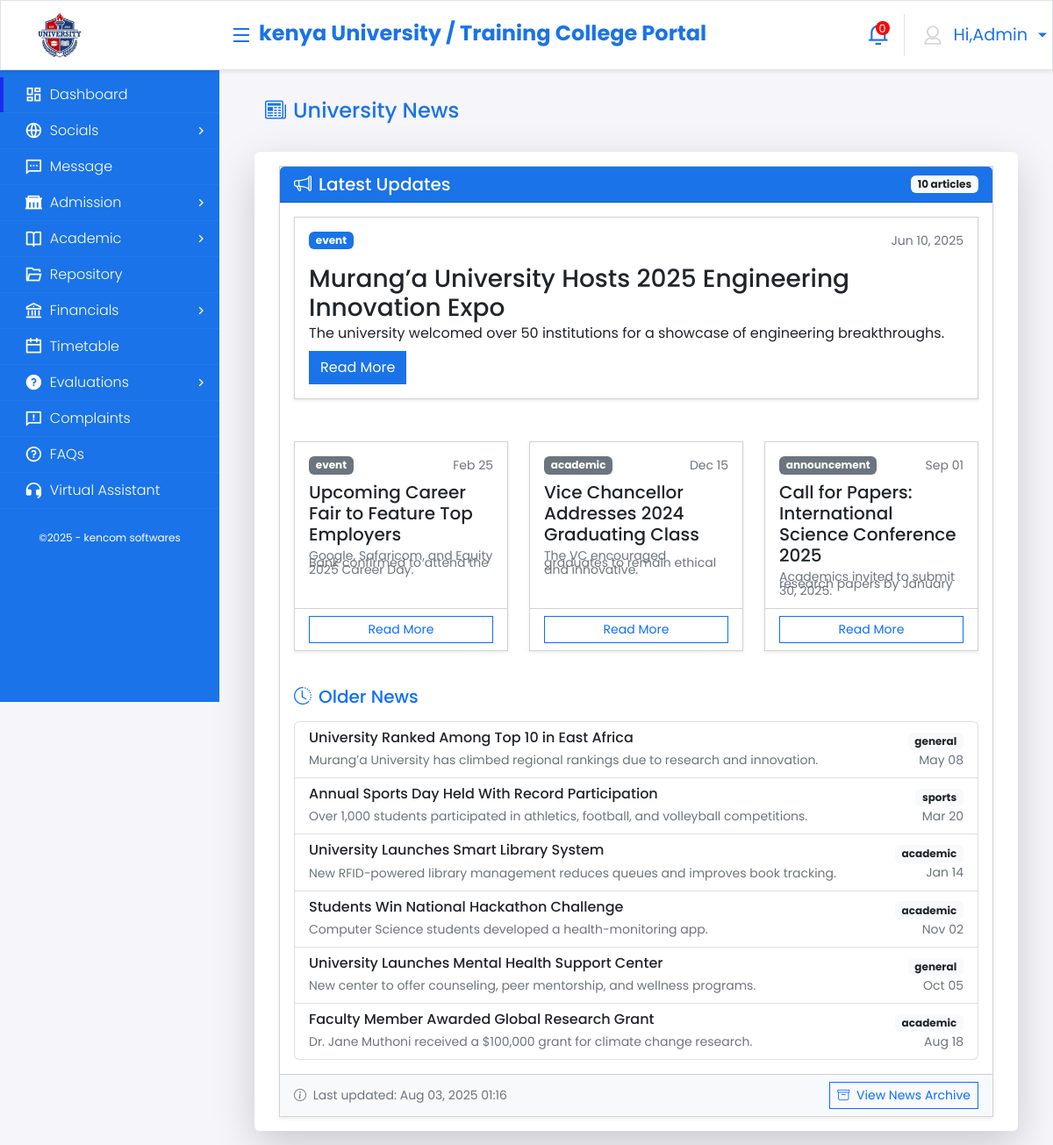
Screenshot of /news/ (signed in) with the database file from the repository.
### core_application/models.py (models this page shows, shortened)
class User(AbstractUser):
    GENDER_CHOICES = (
        ('male', 'Male'),
        ('female', 'Female'),
        ('other', 'Other'),
    )
    USER_TYPES = (
        ('admin', 'Admin'),
        ('student', 'Student'),
        ('lecturer', 'Lecturer'),
        ('professor', 'Professor'),
        ('staff', 'Staff'),
        ('registrar', 'Registrar'),
        ('dean', 'Dean'),
        ('hod', 'Head of Department'),
    )
    username = models.CharField(
        max_length=150,
        unique=True,
        validators=[
            RegexValidator(
                regex=r'^[\w.@+\-/]+$',
                message="Username can contain letters, numbers, @, ., +, -, _, and / characters only."
            )
        ],
        help_text="Required. 150 characters or fewer. Letters, digits and @/./+/-/_/ allowed."
    )
    user_type = models.CharField(max_length=20, choices=USER_TYPES)
    phone = models.CharField(max_length=15, blank=True)
    address = models.TextField(blank=True)
    gender = models.CharField(max_length=10, choices=GENDER_CHOICES, blank=True)
    date_of_birth = models.DateField(null=True, blank=True)
    profile_picture = models.ImageField(upload_to='profiles/', null=True, blank=True)
    national_id = models.CharField(max_length=20, unique=True, null=True, blank=True)
    is_active = models.BooleanField(default=True)
    created_at = models.DateTimeField(auto_now_add=True)
    updated_at = models.DateTimeField(auto_now=True)

class NewsArticle(models.Model):
    CATEGORY_CHOICES = [
        ('academic', 'Academic'),
        ('event', 'Events'),
        ('announcement', 'Announcements'),
        ('sports', 'Sports'),
        ('general', 'General'),
    ]
    title = models.CharField(max_length=200)
    summary = models.TextField()
    content = models.TextField()
    category = models.CharField(max_length=20, choices=CATEGORY_CHOICES, default='general')
    image = models.ImageField(upload_to='news_images/', blank=True, null=True)
    author = models.ForeignKey(User, on_delete=models.SET_NULL, null=True)
    publish_date = models.DateTimeField(default=timezone.now)
    is_published = models.BooleanField(default=True)
    created_at = models.DateTimeField(auto_now_add=True)
    updated_at = models.DateTimeField(auto_now=True)
    class Meta:
        ordering = ['-publish_date']
        verbose_name = 'News Article'
        verbose_name_plural = 'News Articles'

### core_application/views.py (the view)
# urls.py: path('news/', views.student_news, name='student_news'),
@login_required
def student_news(request):
    news_articles = NewsArticle.objects.filter(is_published=True).order_by('-publish_date')
    context = {
        'news_articles': news_articles,
        'featured_article': news_articles.first() if news_articles.exists() else None,
        'regular_articles': news_articles[1:4] if news_articles.count() > 1 else [],
        'older_articles': news_articles[4:] if news_articles.count() > 4 else []
    }
    return render(request, 'news/student_news.html', context)

### templates/news/student_news.html (shortened to what this page needs)
{% extends 'base.html'%}
{% load static %}
{% block content %}
<div class="container onprintContainer">
        <div class="row mt-3">
            <div class="col-md-12">
                <h4 class="primary-text"><i class="bi bi-newspaper me-2"></i>University News</h4>
            </div>
        </div>
        <div class="row shadow-lg mt-4 p-3 card default-height academic">
            <div class="col-md-12">
                <div class="card border-0 shadow-sm">
                    <div class="card-header bg-primary text-white">
                        <div class="d-flex justify-content-between align-items-center">
                            <h5 class="card-title mb-0"><i class="bi bi-megaphone me-2"></i>Latest Updates</h5>
                            <span class="badge bg-light text-dark">
                                {{ news_articles|length }} article{{ news_articles|length|pluralize }}
                            </span>
                        </div>
                    </div>
                    <div class="card-body">
                        {% if featured_article %}
                        <div class="mb-5">
                            <div class="card border-0 shadow-sm">
                                <div class="card-body">
                                    <div class="d-flex justify-content-between align-items-center mb-3">
                                        <span class="badge bg-primary">{{ featured_article.category }}</span>
                                        <small class="text-muted">{{ featured_article.publish_date|date:"M d, Y" }}</small>
                                    </div>
                                    <h3 class="card-title">{{ featured_article.title }}</h3>
                                    <p class="card-text">{{ featured_article.summary }}</p>
                                    <a href="#" class="btn btn-primary">Read More</a>
                                </div>
                            </div>
                        </div>
                        {% endif %}
                        <div class="row mb-4">
                            {% for article in regular_articles %}
                            <div class="col-md-4 mb-3">
                                <div class="card h-100 border-0 shadow-sm">
                                    <div class="card-body">
                                        <div class="d-flex justify-content-between align-items-center mb-2">
                                            <span class="badge bg-secondary">{{ article.category }}</span>
                                            <small class="text-muted">{{ article.publish_date|date:"M d" }}</small>
                                        </div>
                                        <h5 class="card-title">{{ article.title }}</h5>
                                        <p class="card-text text-muted small">{{ article.summary|truncatewords:20 }}</p>
                                    </div>
                                    <div class="card-footer bg-transparent">
                                        <a href="#" class="btn btn-sm btn-outline-primary w-100">Read More</a>
                                    </div>
                                </div>
                            </div>
                            {% endfor %}
                        </div>
                        {% if older_articles %}
                        <h5 class="text-primary mb-3"><i class="bi bi-clock-history me-2"></i>Older News</h5>
                        <div class="list-group">
                            {% for article in older_articles %}
                            <a href="#" class="list-group-item list-group-item-action">
                                <div class="d-flex justify-content-between align-items-center">
                                    <div>
                                        <h6 class="mb-1">{{ article.title }}</h6>
                                        <small class="text-muted">{{ article.summary|truncatewords:15 }}</small>
                                    </div>
                                    <div class="text-end">
                                        <span class="badge bg-light text-dark">{{ article.category }}</span>
                                        <small class="text-muted d-block">{{ article.publish_date|date:"M d" }}</small>
                                    </div>
                                </div>
                            </a>
                            {% endfor %}
                        </div>
                        {% endif %}
                    </div>
                    <div class="card-footer bg-light">
                        <div class="d-flex justify-content-between align-items-center">
                            <small class="text-muted">
                                <i class="bi bi-info-circle me-1"></i>
                                Last updated: {% now "M d, Y H:i" %}
                            </small>
                            <a href="#" class="btn btn-sm btn-outline-primary">
                                <i class="bi bi-archive me-1"></i> View News Archive
                            </a>
                        </div>
                    </div>
                </div>
            </div>
        </div>
    </div>
{% endblock %}

### templates/base.html (shortened to what this page needs)
{% load static %}
<!DOCTYPE html>
<html lang="en">
<head>
    <link href="https://cdn.jsdelivr.net/npm/bootstrap@5.2.0/dist/css/bootstrap.min.css" rel="stylesheet"
>
    <link href="https://cdn.jsdelivr.net/npm/remixicon@2.2.0/fonts/remixicon.css" rel="stylesheet">
    <link rel="stylesheet" href="https://cdnjs.cloudflare.com/ajax/libs/font-awesome/6.1.1/css/all.min.css"
 />
    <link rel="stylesheet" href="https://maxcdn.bootstrapcdn.com/font-awesome/4.7.0/css/font-awesome.min.css">
    <link rel="stylesheet" href="https://cdn.jsdelivr.net/npm/bootstrap-icons@1.3.0/font/bootstrap-icons.css">
    <link href="https://cdn.datatables.net/1.12.1/css/dataTables.bootstrap5.min.css" rel="stylesheet" />
    <link href="https://cdnjs.cloudflare.com/ajax/libs/toastr.js/latest/css/toastr.min.css" rel="stylesheet" />
    <link rel="stylesheet" href="https://cdnjs.cloudflare.com/ajax/libs/chosen/1.8.7/chosen.min.css">
    <link rel="stylesheet" href="https://cdnjs.cloudflare.com/ajax/libs/select2/4.0.13/css/select2.min.css" />
    <link rel="stylesheet" href="{% static 'Settings.css' %}" />
    <link rel="stylesheet" href="{% static 'main.css' %}" />
    <link rel="stylesheet" href="{% static 'site.css' %}" />
    <link rel="stylesheet" href="{% static 'customstepper.css' %}" />
    <link href="https://cdn.jsdelivr.net/npm/bootstrap-icons@1.10.5/font/bootstrap-icons.css" rel="stylesheet">
</head>
<body>
    <nav class="navbar navbar-expand-lg navbar-light bg-white border shadow-sm">
        <div class="container-fluid">
            <div class="d-flex justify-content-between">
                <div class="d-flex align-items-center">
                    <img class="navbar-brand" src="{% static 'logo.png'%}" />
                    <i class="ri-menu-fill menu-top primary-text top" id="menuToggle"></i>
                </div>
            </div>
            <div class="mb-lg-0 text-center ms-2 my-1 institutionbrand">
                    <h4 class="d-flex justify-content-start primary-text fw-bold">kenya University / Training College Portal</h4>
            </div>
            <ul class="navbar-nav ms-auto mb-2 mb-lg-0">
                <li class="nav-item dropdown notification">
                    <a class="nav-link dropdown-toggle primary-text notifyIcon" href="#" id="navbarDropdown" role="button" data-bs-toggle="dropdown" aria-expanded="false">
                        <div class="text-white text-center"><span>0</span></div>
                    </a>
                </li>
                <li class="nav-item dropdown border-start">
                    <a class="nav-link dropdown-toggle primary-text profile" href="#" id="navbarProfile" role="button" data-bs-toggle="dropdown" aria-expanded="false">
                        <div class="d-flex align-items-center">
                            <img src="{% static 'avatar2.png'%}"  /> <span class="ms-2 salutation" id="salutation">Hi,{{request.user.first_name}} </span>
                        </div>
                    </a>
                </li>
            </ul>
        </div>
    </nav>
    <nav class="sidenav">
        <ul class="menu">
            <li class="menu-link active" id="dashboard">
                <a class="menu_sub" href="{% url 'student_dashboard'%}"> <i class="ri-dashboard-line"></i> <span>Dashboard</span></a>
            </li>
            <li class="menu-link" id="socials">
                <a href="javascript:void(0);" class="menu_sub">
                    <i class="ri-global-line"></i>
                    <span>Socials</span>
                    <i class="dropdown-caret ri-arrow-right-s-line"></i>
                </a>
            </li>
            <li class="menu-link messDiv" id="message">
                <a class="menu_sub" href="#">
                    <i class="ri-message-2-line"></i>
                    <span>Message</span>
                </a>
            </li>
            <li class="menu-link" id="admission">
                <a href="javascript:void(0);" class="menu_sub">
                    <i class="ri-government-fill"></i>
                    <span>Admission</span>
                    <i class="dropdown-caret ri-arrow-right-s-line"></i>
                </a>
            </li>
            <li class="menu-link" id="academic">
                <a href="javascript:void(0);" class="menu_sub">
                    <i class="ri-book-open-line"></i>
                    <span>Academic</span>
                    <i class="dropdown-caret ri-arrow-right-s-line"></i>
                </a>
            </li>
            <li class="menu-link" id="repository">
                <a class="menu_sub" href="#">
                    <i class="ri-folder-open-line"></i>
                    <span>Repository</span>
                </a>
            </li>
            <li class="menu-link" id="financials">
                <a class="menu_sub" href="#">
                    <i class="ri-bank-line"></i>
                    <span>Financials</span>
                    <i class="dropdown-caret ri-arrow-right-s-line"></i>
                </a>
            </li>
            <li class="menu-link" id="timetable">
                <a class="menu_sub" href="#">
                    <i class="ri-calendar-line"></i>
                    <span>Timetable</span>
                </a>
            </li>
            <li class="menu-link" id="evaluation">
                <a href="#" class="menu_sub">
                    <i class="ri-question-fill"></i>
                    <span>Evaluations</span>
                    <i class="dropdown-caret ri-arrow-right-s-line"></i>
                </a>
            </li>
            <li class="menu-link" id="complaints">
                <a class="menu_sub" href="{% url 'student_comments'%}">
                    <i class="ri-feedback-line"></i>
                    <span>Complaints</span>
                </a>
            </li>
            <li class="menu-link" id="faqs">
                <a class="menu_sub" href="{% url 'faqs'%}">
                    <i class="ri-question-line"></i>
                    <span>FAQs</span>
                </a>
            </li>
            <li class="menu-link" id="virtual">
                <a class="menu_sub" href="{% url 'virtual_assistant'%}">
                    <i class="ri-customer-service-fill"></i>
                    <span>Virtual Assistant</span>
                </a>
            </li>
        </ul>
        <div class="brand-footer">
            <span>©2025 - kencom softwares</span>
        </div>
    </nav>
    <main role="main" class="pb-3">
        {% block content %}
        {% endblock %}
    </main>
</body>
</html>

### rows the page displays
User: user.first_name "Admin"
NewsArticle: category "event", publish_date "Jun 10, 2025", title "Murang’a University Hosts 2025 Engineering Innovation Expo", summary "The university welcomed over 50 institutions for a showcase of engineering breakthroughs."
NewsArticle: category "event", publish_date "Feb 25", title "Upcoming Career Fair to Feature Top Employers", summary "Google, Safaricom, and Equity Bank confirmed to attend the 2025 Career Day."
NewsArticle: category "academic", publish_date "Dec 15", title "Vice Chancellor Addresses 2024 Graduating Class", summary "The VC encouraged graduates to remain ethical and innovative."
NewsArticle: category "announcement", publish_date "Sep 01", title "Call for Papers: International Science Conference 2025", summary "Academics invited to submit research papers by January 30, 2025."
NewsArticle: title "University Ranked Among Top 10 in East Africa", summary "Murang’a University has climbed regional rankings due to research and innovation.", category "general", publish_date "May 08"
NewsArticle: title "Annual Sports Day Held With Record Participation", summary "Over 1,000 students participated in athletics, football, and volleyball competitions.", category "sports", publish_date "Mar 20"
NewsArticle: title "University Launches Smart Library System", summary "New RFID-powered library management reduces queues and improves book tracking.", category "academic", publish_date "Jan 14"
NewsArticle: title "Students Win National Hackathon Challenge", summary "Computer Science students developed a health-monitoring app.", category "academic", publish_date "Nov 02"
NewsArticle: title "University Launches Mental Health Support Center", summary "New center to offer counseling, peer mentorship, and wellness programs.", category "general", publish_date "Oct 05"
NewsArticle: title "Faculty Member Awarded Global Research Grant", summary "Dr. Jane Muthoni received a $100,000 grant for climate change research.", category "academic", publish_date "Aug 18"

### other values shown
{{ news_articles|length }} "10"
